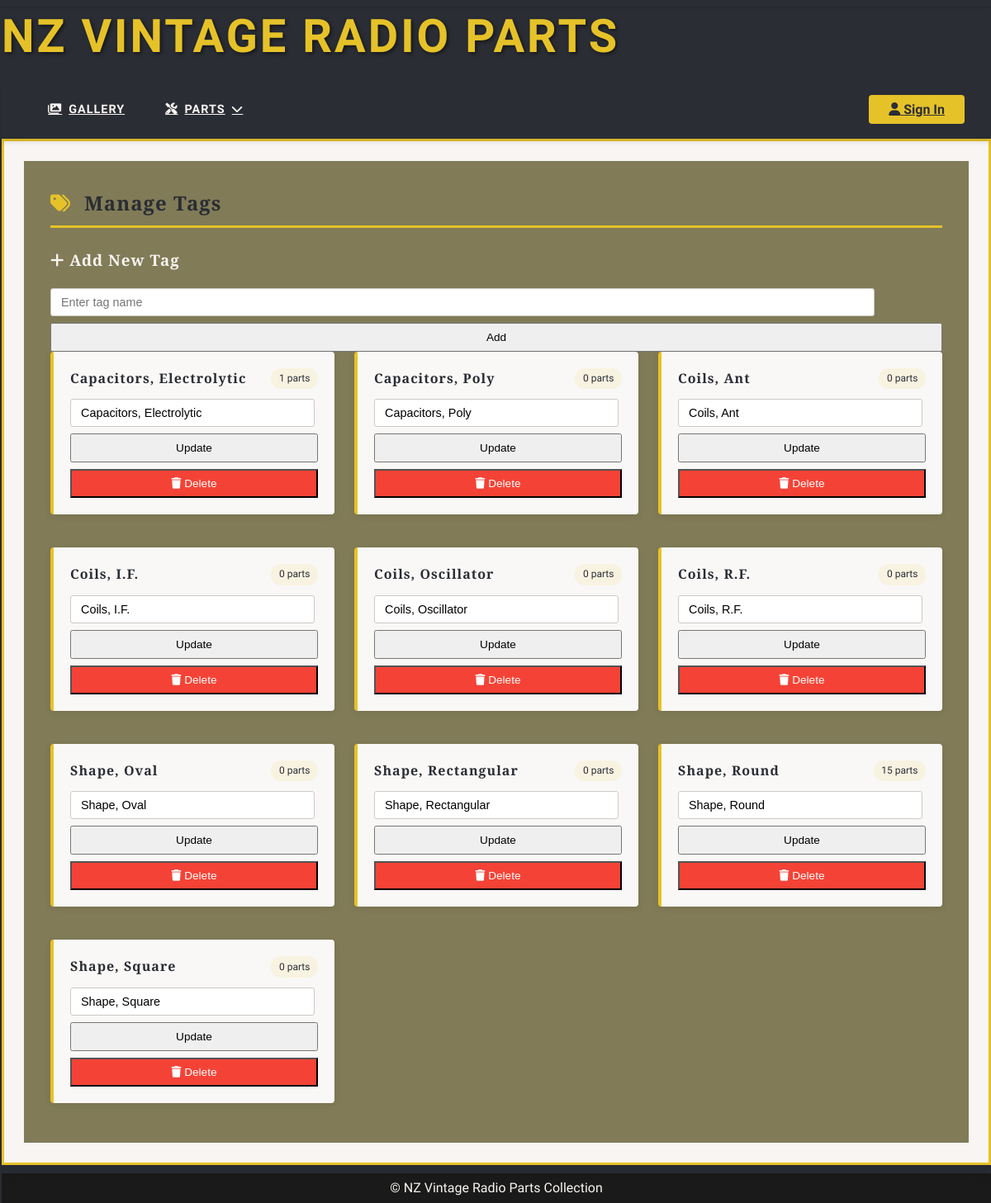
/tags/manage, run on the app's committed database.
### app/models.py (models this page shows, shortened)
class Tag(db.Model):
    __tablename__ = 'Tag'
    id = db.Column(db.Integer, primary_key=True, autoincrement=True)
    name = db.Column(db.String(100), nullable=False, unique=True)
    description = db.Column(db.String(255))
    slug = db.Column(db.String(100), nullable=False, unique=True, index=True)
    parts = db.relationship('Part', secondary=part_tags, back_populates='tags')

### app/blueprints/tags.py (the view)
@bp.route('/manage')
def manage_tags():
    tags = Tag.query.order_by(Tag.name).all()
    return render_template('manage_tags.html', tags=tags)

### app/templates/manage_tags.html (shortened to what this page needs)
{% extends 'layout.html' %}
{% block content %}
<div class="art-deco-card">
    <div class="tag-manager">
        <h2><i class="fas fa-tags"></i> Manage Tags</h2>
        <div class="add-tag-form">
            <h3><i class="fas fa-plus"></i> Add New Tag</h3>
            <form method="POST" action="{{ url_for('tags.add_tag') }}" class="tag-form">
                <input type="text" name="name" placeholder="Enter tag name" required>
                <button type="submit">Add</button>
            </form>
        </div>
        <div class="tag-list">
            {% for tag in tags %}
            <div class="tag-item">
                <div class="tag-header">
                    <h3 class="tag-name">{{ tag.name }}</h3>
                    <span class="tag-count">{{ tag.parts|length }} parts</span>
                </div>
                <form method="POST" action="{{ url_for('tags.edit_tag', tag_id=tag.id) }}" class="tag-form">
                    <input type="text" name="name" value="{{ tag.name }}" required>
                    <button type="submit">Update</button>
                </form>
                <form method="POST" action="{{ url_for('tags.delete_tag', tag_id=tag.id) }}" class="tag-form" style="margin-top: 0.5rem;">
                    <button type="submit" class="delete-btn">
                        <i class="fas fa-trash"></i> Delete
                    </button>
                </form>
            </div>
            {% else %}
            <div class="empty-state">
                <i class="fas fa-tags vintage-icon-large"></i>
                <h3>No Tags Yet</h3>
                <p>Add your first tag using the form above</p>
            </div>
            {% endfor %}
        </div>
    </div>
</div>
{% endblock %}

### app/static/css/style.css (style rules this page uses)
:root { --primary: #e6c229; --secondary: #2a2d34; --sorta-dark: #817b57; --accent: #927d0a; --light: #f8f5f2; --semi-light: #cdc9c6; --dark: #1a1a1a; --success: #4caf50; --warning: #ff9800; --error: #f44336; --shadow-sm: 0 1px 3px rgba(0, 0, 0, 0.12); --shadow-md: 0 4px 6px rgba(0, 0, 0, 0.1); --shadow-lg: 0 10px 15px rgba(0, 0, 0, 0.1); --shadow-xl: 0 20px 25px rgba(0, 0, 0, 0.1); --shadow-primary: 0 4px 12px rgba(230, 194, 41, 0.2); --font-main: 'Federo', sans-serif; --font-display: 'Playfair Display', serif; --radio-dial: linear-gradient(135deg, transparent 50%, var(--primary) 50%); --radio-grill: repeating-linear-gradient( 90deg, var(--secondary), var(--secondary) 2px, transparent 2px, transparent 6px ); }
body { font-family: var(--font-main); background: var(--secondary); color: var(--light); line-height: 1.6; margin: 0; position: relative; margin-left: 2px; }
body::before { content: ""; position: fixed; top: 0; left: 0; right: 0; height: 8px; background: var(--radio-grill); z-index: 100; box-shadow: var(--shadow-sm); }
h1, h2, h3, h4 { font-family: var(--font-display); margin-top: 0; letter-spacing: 1px; }
.art-deco-card { background: var(--light); border-radius: 0; box-shadow: var(--shadow-lg); padding: 1.5rem; border: 3px solid var(--primary); position: relative; overflow: hidden; }
.art-deco-card::after { display: none !important; }
.tag-count { display: inline-block; margin-left: 0.4rem; background: rgba(42, 45, 52, 0.1); padding: 0.15rem 0.4rem; border-radius: 8px; font-size: 0.75rem; }
.tag-manager { background: var(--sorta-dark); border: 2px solid var(--fa-font-brands); padding: 2rem; }
.tag-manager h2 { color: var(--secondary); font-family: var(--font-display); border-bottom: 3px solid var(--primary); padding-bottom: 0.5rem; margin-bottom: 1.5rem; display: flex; align-items: center; gap: 1rem; }
.tag-manager h2 i { color: var(--primary); }
.tag-list { display: grid; grid-template-columns: repeat(auto-fill, minmax(280px, 1fr)); gap: 1.5rem; }
.tag-item { background: rgba(255, 255, 255, 0.95); padding: 1.25rem; border-left: 4px solid var(--primary); box-shadow: 0 2px 8px rgba(0, 0, 0, 0.08); border-radius: 4px; transition: all 0.25s ease; margin-bottom: 1rem; overflow: hidden; }
.tag-header { display: flex; justify-content: space-between; align-items: center; margin-bottom: 0.75rem; }
.tag-name { font-weight: 600; color: var(--secondary); font-size: 1rem; margin: 0; padding-right: 0.5rem; }
.tag-form { display: flex; flex-direction: column; gap: 0.5rem; width: 100%; }
.tag-form input[type="text"] { width: 90%; padding: 0.5rem 0.75rem; border: 1px solid var(--semi-light); border-radius: 3px; font-size: 0.9rem; }
.tag-form button { padding: 0.5rem 1rem; font-size: 0.85rem; white-space: nowrap; }
.delete-btn { background: var(--error); color: white; }
.tag-count { background: rgba(230, 194, 41, 0.1); padding: 0.2rem 0.6rem; border-radius: 12px; font-size: 0.75rem; color: var(--secondary); }

### data on the page
Tag: name "Capacitors, Electrolytic", parts|length "1"
Tag: name "Capacitors, Poly", parts|length "0"
Tag: name "Coils, Ant", parts|length "0"
Tag: name "Coils, I.F.", parts|length "0"
Tag: name "Coils, Oscillator", parts|length "0"
Tag: name "Coils, R.F.", parts|length "0"
Tag: name "Shape, Oval", parts|length "0"
Tag: name "Shape, Rectangular", parts|length "0"
Tag: name "Shape, Round", parts|length "15"
Tag: name "Shape, Square", parts|length "0"
